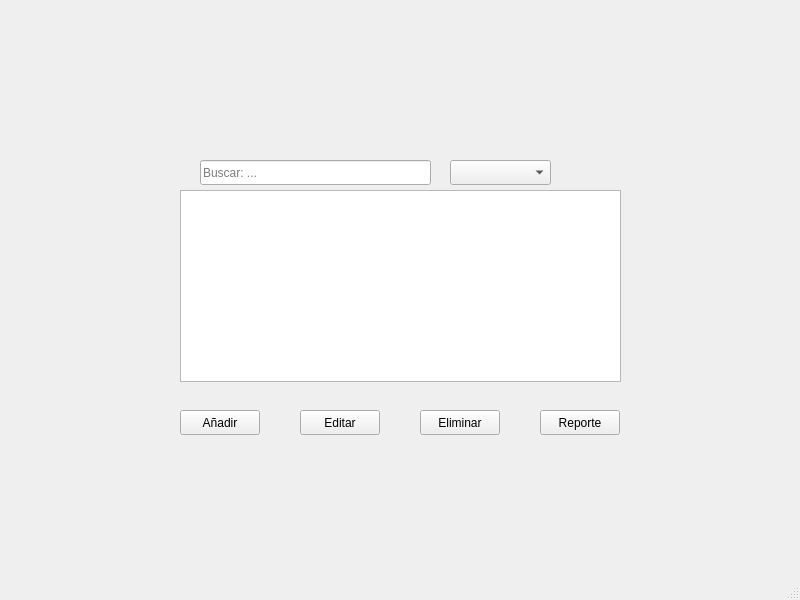
<?xml version="1.0" encoding="UTF-8"?>
<ui version="4.0">
 <class>Inventario</class>
 <widget class="QMainWindow" name="Inventario">
  <property name="geometry">
   <rect>
    <x>0</x>
    <y>0</y>
    <width>800</width>
    <height>600</height>
   </rect>
  </property>
  <property name="windowTitle">
   <string>Invetario</string>
  </property>
  <widget class="QWidget" name="centralwidget">
   <widget class="QTableView" name="TableComponents">
    <property name="geometry">
     <rect>
      <x>180</x>
      <y>190</y>
      <width>441</width>
      <height>192</height>
     </rect>
    </property>
   </widget>
   <widget class="QLineEdit" name="lineEditBuscar">
    <property name="geometry">
     <rect>
      <x>200</x>
      <y>160</y>
      <width>231</width>
      <height>25</height>
     </rect>
    </property>
    <property name="text">
     <string/>
    </property>
    <property name="echoMode">
     <enum>QLineEdit::Normal</enum>
    </property>
    <property name="readOnly">
     <bool>false</bool>
    </property>
    <property name="placeholderText">
     <string>Buscar: ...</string>
    </property>
   </widget>
   <widget class="QComboBox" name="comboBox">
    <property name="geometry">
     <rect>
      <x>450</x>
      <y>160</y>
      <width>101</width>
      <height>25</height>
     </rect>
    </property>
    <property name="toolTip">
     <string>Seleccciona el modo de filtrado para los datos</string>
    </property>
    <property name="currentText">
     <string/>
    </property>
    <property name="placeholderText">
     <string>Filtrar</string>
    </property>
    <property name="duplicatesEnabled">
     <bool>false</bool>
    </property>
   </widget>
   <widget class="QPushButton" name="btnAnadir">
    <property name="geometry">
     <rect>
      <x>180</x>
      <y>410</y>
      <width>80</width>
      <height>25</height>
     </rect>
    </property>
    <property name="text">
     <string>Añadir</string>
    </property>
   </widget>
   <widget class="QPushButton" name="btnEditar">
    <property name="geometry">
     <rect>
      <x>300</x>
      <y>410</y>
      <width>80</width>
      <height>25</height>
     </rect>
    </property>
    <property name="text">
     <string>Editar</string>
    </property>
   </widget>
   <widget class="QPushButton" name="btnEliminar">
    <property name="geometry">
     <rect>
      <x>420</x>
      <y>410</y>
      <width>80</width>
      <height>25</height>
     </rect>
    </property>
    <property name="text">
     <string>Eliminar</string>
    </property>
   </widget>
   <widget class="QPushButton" name="btnReporte">
    <property name="geometry">
     <rect>
      <x>540</x>
      <y>410</y>
      <width>80</width>
      <height>25</height>
     </rect>
    </property>
    <property name="text">
     <string>Reporte</string>
    </property>
   </widget>
  </widget>
  <widget class="QMenuBar" name="menubar">
   <property name="geometry">
    <rect>
     <x>0</x>
     <y>0</y>
     <width>800</width>
     <height>22</height>
    </rect>
   </property>
  </widget>
  <widget class="QStatusBar" name="statusbar"/>
 </widget>
 <resources/>
 <connections/>
</ui>
